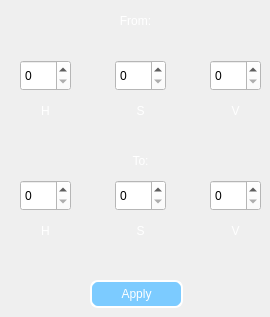
        <widget class="QWidget" name="HSV">
         <attribute name="title">
          <string>HSV</string>
         </attribute>
         <widget class="QSpinBox" name="lowH">
          <property name="geometry">
           <rect>
            <x>20</x>
            <y>60</y>
            <width>51</width>
            <height>31</height>
           </rect>
          </property>
          <property name="styleSheet">
           <string notr="true">background-color: rgb(255, 255, 255)</string>
          </property>
         </widget>
         <widget class="QSpinBox" name="lowS">
          <property name="geometry">
           <rect>
            <x>115</x>
            <y>60</y>
            <width>51</width>
            <height>31</height>
           </rect>
          </property>
          <property name="styleSheet">
           <string notr="true">background-color: rgb(255, 255, 255)</string>
          </property>
         </widget>
         <widget class="QSpinBox" name="lowV">
          <property name="geometry">
           <rect>
            <x>210</x>
            <y>60</y>
            <width>51</width>
            <height>31</height>
           </rect>
          </property>
          <property name="styleSheet">
           <string notr="true">background-color: rgb(255, 255, 255)</string>
          </property>
         </widget>
         <widget class="QLabel" name="label_13">
          <property name="geometry">
           <rect>
            <x>110</x>
            <y>10</y>
            <width>51</width>
            <height>21</height>
           </rect>
          </property>
          <property name="styleSheet">
           <string notr="true">font: 9pt &quot;MS Shell Dlg 2&quot;;
color: white;
</string>
          </property>
          <property name="text">
           <string>From:</string>
          </property>
          <property name="alignment">
           <set>Qt::AlignCenter</set>
          </property>
         </widget>
         <widget class="QSpinBox" name="highH">
          <property name="geometry">
           <rect>
            <x>20</x>
            <y>180</y>
            <width>51</width>
            <height>31</height>
           </rect>
          </property>
          <property name="styleSheet">
           <string notr="true">background-color: rgb(255, 255, 255)</string>
          </property>
         </widget>
         <widget class="QSpinBox" name="highS">
          <property name="geometry">
           <rect>
            <x>115</x>
            <y>180</y>
            <width>51</width>
            <height>31</height>
           </rect>
          </property>
          <property name="styleSheet">
           <string notr="true">background-color: rgb(255, 255, 255)</string>
          </property>
         </widget>
         <widget class="QSpinBox" name="highV">
          <property name="geometry">
           <rect>
            <x>210</x>
            <y>180</y>
            <width>51</width>
            <height>31</height>
           </rect>
          </property>
          <property name="styleSheet">
           <string notr="true">background-color: rgb(255, 255, 255)</string>
          </property>
         </widget>
         <widget class="QLabel" name="label_14">
          <property name="geometry">
           <rect>
            <x>115</x>
            <y>150</y>
            <width>51</width>
            <height>21</height>
           </rect>
          </property>
          <property name="styleSheet">
           <string notr="true">font: 9pt &quot;MS Shell Dlg 2&quot;;
color: white;
</string>
          </property>
          <property name="text">
           <string>To:</string>
          </property>
          <property name="alignment">
           <set>Qt::AlignCenter</set>
          </property>
         </widget>
         <widget class="QLabel" name="label_15">
          <property name="geometry">
           <rect>
            <x>20</x>
            <y>100</y>
            <width>51</width>
            <height>21</height>
           </rect>
          </property>
          <property name="styleSheet">
           <string notr="true">font: 9pt &quot;MS Shell Dlg 2&quot;;
color: white;
</string>
          </property>
          <property name="text">
           <string>H</string>
          </property>
          <property name="alignment">
           <set>Qt::AlignCenter</set>
          </property>
         </widget>
         <widget class="QLabel" name="label_16">
          <property name="geometry">
           <rect>
            <x>20</x>
            <y>220</y>
            <width>51</width>
            <height>21</height>
           </rect>
          </property>
          <property name="styleSheet">
           <string notr="true">font: 9pt &quot;MS Shell Dlg 2&quot;;
color: white;
</string>
          </property>
          <property name="text">
           <string>H</string>
          </property>
          <property name="alignment">
           <set>Qt::AlignCenter</set>
          </property>
         </widget>
         <widget class="QLabel" name="label_17">
          <property name="geometry">
           <rect>
            <x>115</x>
            <y>220</y>
            <width>51</width>
            <height>21</height>
           </rect>
          </property>
          <property name="styleSheet">
           <string notr="true">font: 9pt &quot;MS Shell Dlg 2&quot;;
color: white;
</string>
          </property>
          <property name="text">
           <string>S</string>
          </property>
          <property name="alignment">
           <set>Qt::AlignCenter</set>
          </property>
         </widget>
         <widget class="QLabel" name="label_18">
          <property name="geometry">
           <rect>
            <x>115</x>
            <y>100</y>
            <width>51</width>
            <height>21</height>
           </rect>
          </property>
          <property name="styleSheet">
           <string notr="true">font: 9pt &quot;MS Shell Dlg 2&quot;;
color: white;
</string>
          </property>
          <property name="text">
           <string>S</string>
          </property>
          <property name="alignment">
           <set>Qt::AlignCenter</set>
          </property>
         </widget>
         <widget class="QLabel" name="label_19">
          <property name="geometry">
           <rect>
            <x>210</x>
            <y>100</y>
            <width>51</width>
            <height>21</height>
           </rect>
          </property>
          <property name="styleSheet">
           <string notr="true">font: 9pt &quot;MS Shell Dlg 2&quot;;
color: white;
</string>
          </property>
          <property name="text">
           <string>V</string>
          </property>
          <property name="alignment">
           <set>Qt::AlignCenter</set>
          </property>
         </widget>
         <widget class="QLabel" name="label_20">
          <property name="geometry">
           <rect>
            <x>210</x>
            <y>220</y>
            <width>51</width>
            <height>21</height>
           </rect>
          </property>
          <property name="styleSheet">
           <string notr="true">font: 9pt &quot;MS Shell Dlg 2&quot;;
color: white;
</string>
          </property>
          <property name="text">
           <string>V</string>
          </property>
          <property name="alignment">
           <set>Qt::AlignCenter</set>
          </property>
         </widget>
         <widget class="QPushButton" name="HSVApply">
          <property name="geometry">
           <rect>
            <x>90</x>
            <y>280</y>
            <width>93</width>
            <height>28</height>
           </rect>
          </property>
          <property name="styleSheet">
           <string notr="true">background-color: rgb(124, 203, 255);
color: rgb(255, 255, 255);
border-radius: 8px;
border: 2px solid rgb(255, 255, 255);
font: 10pt &quot;MS Sans Serif&quot;;</string>
          </property>
          <property name="text">
           <string>Apply</string>
          </property>
         </widget>
        </widget>
